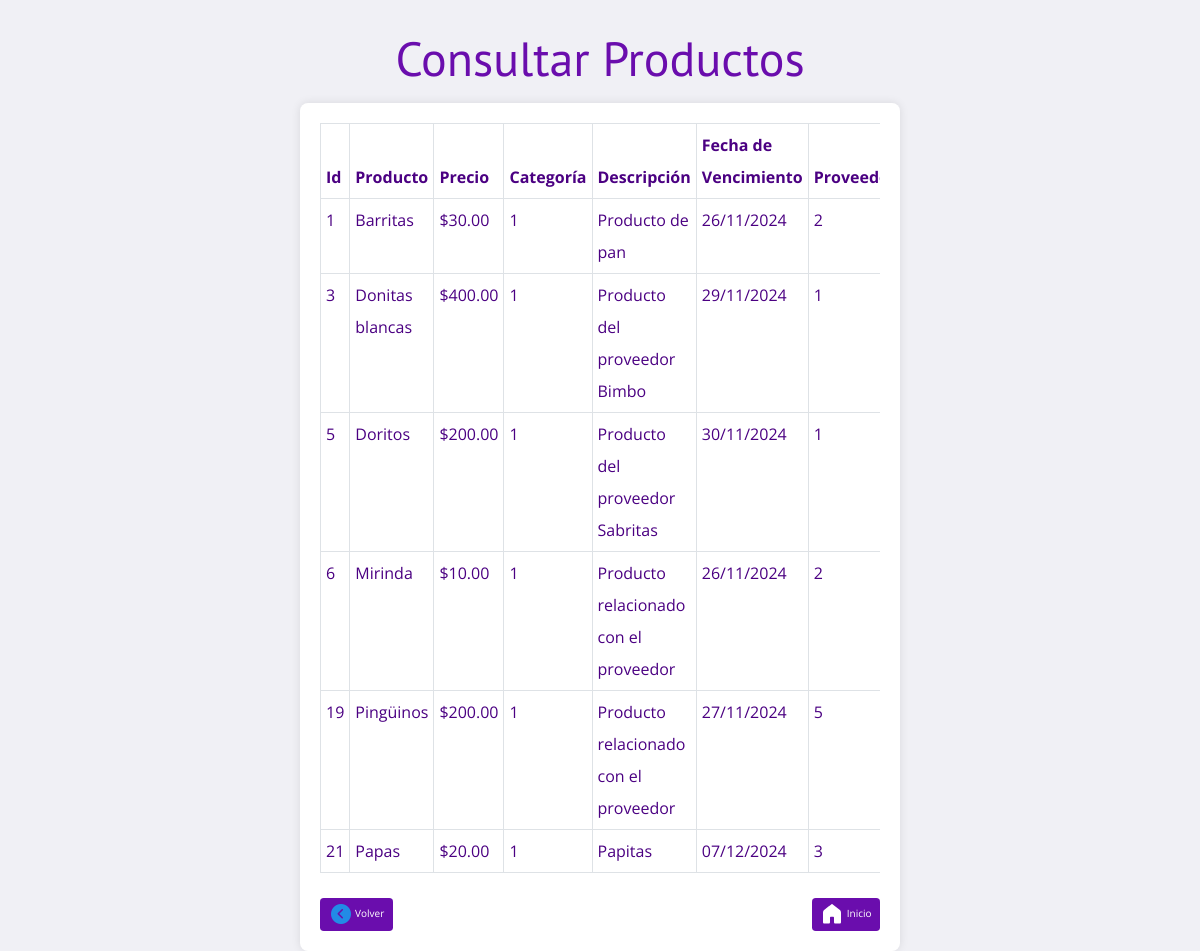
Screenshot of /consultaproducto.php with the database file from the repository.
### tables this page shows
CREATE TABLE `productos` (
  `id` int(11) NOT NULL,
  `producto` varchar(255) NOT NULL,
  `descripcion` text NOT NULL,
  `precio` decimal(10,2) NOT NULL,
  `fecha_vencimiento` date NOT NULL,
  `proveedor` int(11) NOT NULL,
  `categoria_id` int(11) NOT NULL,
  `imagen` varchar(255) DEFAULT NULL,
  `total_vendido` int(11) DEFAULT 0
);

### consultaproducto.php (the view, shortened to what this page needs)
<?php include './Static/connect/bd.php'; ?>
<!DOCTYPE html>
<html lang="es">
<head>
    <link href="https://cdn.jsdelivr.net/npm/bootstrap@5.3.0/dist/css/bootstrap.min.css" rel="stylesheet">
    <link rel="stylesheet" href="./Static/css/Style.css">
</head>
<body>
<div class="container">
    <div class="text-center mb-4">
        <h1>Consultar Productos</h1>
    </div>
    <div class="formulario">
        <div class="table-responsive">
            <table class="table table-bordered">
                <thead>
                    <tr>
                        <th>Id</th>
                        <th>Producto</th>
                        <th>Precio</th>
                        <th>Categoría</th>
                        <th>Descripción</th>
                        <th>Fecha de Vencimiento</th>
                        <th>Proveedor</th>
                    </tr>
                </thead>
                <tbody>
                    <?php
                        $sql = "SELECT * FROM productos";
                        $exec = mysqli_query($conn, $sql);
                        while($rows = mysqli_fetch_array($exec)) {
                    ?>
                        <tr>
                            <td><?php echo $rows['id']; ?></td>
                            <td><?php echo $rows['producto']; ?></td>
                            <td>$<?php echo number_format($rows['precio'], 2); ?></td>
                            <td><?php echo $rows['categoria_id']; ?></td>
                            <td><?php echo $rows['descripcion']; ?></td>
                            <td><?php echo date('d/m/Y', strtotime($rows['fecha_vencimiento'])); ?></td>
                            <td><?php echo $rows['proveedor']; ?></td>
                        </tr>
                    <?php } ?>
                </tbody>
            </table>
        </div>
        <div class="d-flex justify-content-between mt-4">
            <a href="admin.php" class="btn btn-custom">
                <img src="./Static/img/back.png" alt="Volver" style="width: 24px; vertical-align: middle;"> Volver
            </a>
            <a href="./index.php" class="btn btn-custom">
                 Inicio
            </a>
        </div>
    </div>
</div>
</body>
</html>

### Static/css/Style.css (style rules this page uses)
:root { --fuenteHeading:'PT Sans','sans-serif'; --fuenteparrafos:'Open Sans','sans-serif'; --primario: #03492d; --gris: #e1e1e1; --blanco: #ffffff; --negro: #000000; }
html { box-sizing: border-box; font-size: 62.5%; }
*,*::before, *::after { box-sizing: inherit; }
body { font-family: var(--fuenteHeading); font-size: 1.6rem; line-height: 2; background-color: #b446c8; }
a { text-decoration: none; }
h1,h2,h3,h4 { font-family: var(--fuenteHeading); line-height: 1.2; }
h1 { font-size: 4.8rem; }
img { max-width: 100%; }
.formulario { background-color: black; width: min(60rem, 100%); margin: 0 auto; padding: 2rem; border-radius: 1.5rem; }

### consultaproducto.php (style rules this page uses)
body { background-color: #f0f0f5; font-family: 'Open Sans', sans-serif; }
.container { margin-top: 30px; }
h1 { color: #6a0dad; }
.btn-custom { background-color: #6a0dad; color: #fff; }
.table thead { background-color: #e6e6fa; }
.table th, .table td { color: #4b0082; }
.formulario { background-color: #fff; padding: 20px; border-radius: 8px; box-shadow: 0 0 10px rgba(0, 0, 0, 0.1); }

### rows the page displays
productos: id "1", producto "Barritas", precio "30.00", categoria "1", descripcion "Producto de pan", fecha_vencimiento "26/11/2024", proveedor "2"
productos: id "3", producto "Donitas blancas", precio "400.00", categoria "1", descripcion "Producto del proveedor Bimbo", fecha_vencimiento "29/11/2024", proveedor "1"
productos: id "5", producto "Doritos", precio "200.00", categoria "1", descripcion "Producto del proveedor Sabritas", fecha_vencimiento "30/11/2024", proveedor "1"
productos: id "6", producto "Mirinda", precio "10.00", categoria "1", descripcion "Producto relacionado con el proveedor", fecha_vencimiento "26/11/2024", proveedor "2"
productos: id "19", producto "Pingüinos", precio "200.00", categoria "1", descripcion "Producto relacionado con el proveedor", fecha_vencimiento "27/11/2024", proveedor "5"
productos: id "21", producto "Papas", precio "20.00", categoria "1", descripcion "Papitas", fecha_vencimiento "07/12/2024", proveedor "3"
